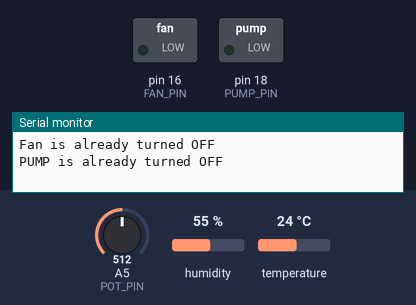
This sketch was run on a simulated Arduino Uno, built with avr-gcc and run on an emulated ATmega328P. On the bench: switched loads named in the sketch (green lamp = pin HIGH), the last lines printed to the serial monitor. The inputs (shaded band) are chosen by the test bench; at power-on: humidity 55 %, A5 (POT_PIN) = 512, temperature 24 °C.

Above: at 2.8 s.
2.9 s: humidity set to 51 %
5.6 s: humidity set to 48 %
At 6.3 s:
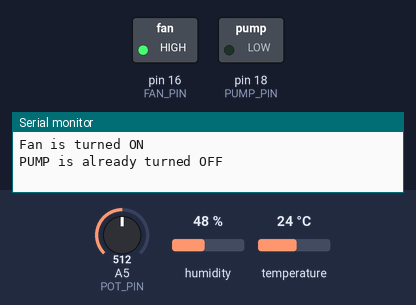
8.3 s: A5 (POT_PIN) set to 66
11.2 s: A5 (POT_PIN) set to 53
At 13.5 s:
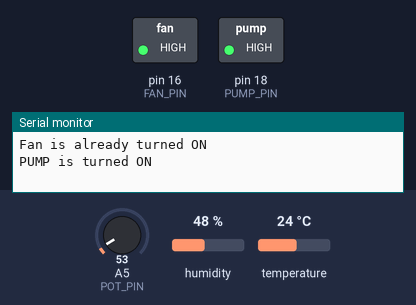
13.9 s: humidity set to 68 %
At 15.5 s:
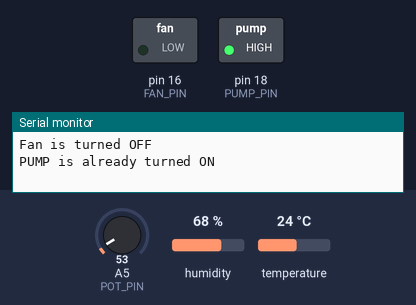
16.6 s: humidity set to 22 %
At 19.4 s:
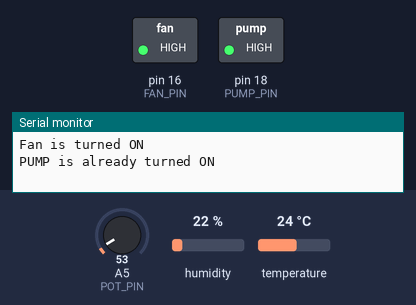
Timing chart, 0 to 20.6 s (numbered marks = the images above; inputs shaded):
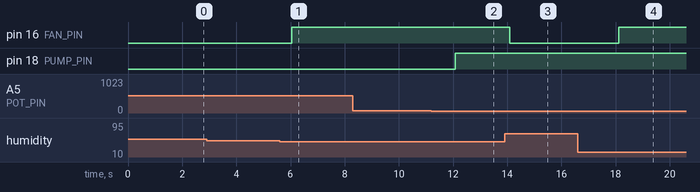

The sketch:

controll-1.ino
```cpp
bool fanStatus = false;
bool pumpStatus = false;
// Function for fan Control
void turnOnFan(bool &fan_status, int FAN_PIN){
  if (fan_status){
    Serial.println("Fan is already turned ON");
  }else{
    digitalWrite(FAN_PIN, HIGH);
    fan_status = true;
    Serial.println("Fan is turned ON");
  }
}

void turnOffFan(bool &fan_status, int FAN_PIN){
  if (!fan_status){
    Serial.println("Fan is already turned OFF");
  }else{
    digitalWrite(FAN_PIN, LOW);
    fan_status = false;
    Serial.println("Fan is turned OFF");
  }
}

// Function for pump Control
void turnOnPump(bool &pump_status, int PUMP_PIN){
  if (pump_status){
    Serial.println("PUMP is already turned ON");
  }else{
    digitalWrite(PUMP_PIN, HIGH);
    pump_status = true;
    Serial.println("PUMP is turned ON");
  }
}

void turnOffPump(bool &pump_status, int PUMP_PIN){
  if (!pump_status){
    Serial.println("PUMP is already turned OFF");
  }else{
    digitalWrite(PUMP_PIN, LOW);
    pump_status = false;
    Serial.println("PUMP is turned OFF");
  }
}

// Automate Control
void Automate(float temperature, float humidity, bool &fanStatus, byte FAN_PIN, bool &pumpStatus, byte PUMP_PIN, int soilMoisture){
  // FAN
  if (temperature > 30 || humidity < 50){
    turnOnFan(fanStatus, FAN_PIN);
  }else{
    turnOffFan(fanStatus, FAN_PIN);
  }

  // PUMP (using soilMoisture value)
  if (soilMoisture < 60){  // You can modify this condition as per your sensor's behavior
    turnOnPump(pumpStatus, PUMP_PIN);
  }else{
    turnOffPump(pumpStatus, PUMP_PIN);
  }
}

#include <DHT.h>
#define POT_PIN 5
#define FAN_PIN 16
#define DHT_PIN 17
#define PUMP_PIN 18

#define DHT_TYPE DHT22
DHT dht(DHT_PIN, DHT_TYPE);

void setup(){
  Serial.begin(115200);
  dht.begin();
  pinMode(POT_PIN, INPUT);
  pinMode(FAN_PIN, OUTPUT);
  pinMode(PUMP_PIN, OUTPUT);
}

void loop(){
  float temperature = dht.readTemperature();
  float humidity = dht.readHumidity();

  // Read potentiometer value (0-4095) to simulate soil moisture
  int potValue = analogRead(POT_PIN);

  // Check if reading from the DHT sensor is successful
  if (isnan(temperature) || isnan(humidity)) {
    Serial.println("Failed to read from DHT sensor!");
  } else {
    // Print temperature and humidity data
    Serial.print("Temperature: ");
    Serial.print(temperature);
    Serial.print(" °C  | Humidity: ");
    Serial.print(humidity);
    Serial.print(" %  | ");
  }

  // Print potentiometer data (mapped to a percentage)
  float potPercentage = (potValue / 4095.0) * 100;  // Convert to percentage
  Serial.print("Potentiometer (simulating soil moisture): ");
  Serial.print(potPercentage);
  Serial.println(" %");

  // Automate fan and pump control based on temperature, humidity, and soil moisture
  Automate(temperature, humidity, fanStatus, FAN_PIN, pumpStatus, PUMP_PIN, potValue);

  delay(2000);  // Delay for 2 seconds
}
```

Measured:
- the behaviour switches between 50 and 49 % on humidity (found by bisection; images 0 and 1)
- the behaviour switches between 60 and 59 on A5 (POT_PIN) (found by bisection; images 1 and 2)
- after the input at 5.6 s, pin 16 (FAN_PIN): LOW → HIGH after 0.45 s
- after the input at 11.2 s, pin 18 (PUMP_PIN): LOW → HIGH after 0.89 s
- after the input at 13.9 s, pin 16 (FAN_PIN): HIGH → LOW after 0.20 s
- after the input at 16.6 s, pin 16 (FAN_PIN): LOW → HIGH after 1.5 s
